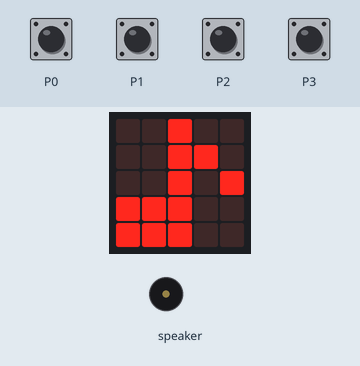
Simulated run of this program. Board: Calliope mini (MakeCode). On the bench: the board's 5×5 LED display, buzzer (waves = sounding). Inputs (shaded band) come from the test bench.

Above: at 1.8 s.
1.9 s: touch pin P0 pressed for 0.15 s
At 2.02 s:
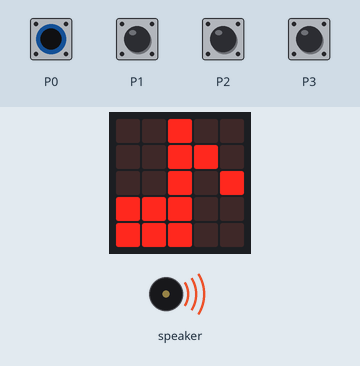
Timing chart, 0 to 4.9 s (numbered marks = the images above; inputs shaded):
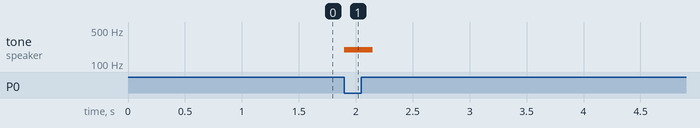

Measured:
- after the input at 1.9 s, tone on speaker: silent → 196 Hz at once, → silent 0.25 s later

The program:

main.ts
```typescript
input.onPinTouchEvent(TouchPin.P1, input.buttonEventDown(), function () {
    music.playTone(247, music.beat(BeatFraction.Half))
})
input.onPinTouchEvent(TouchPin.P0, input.buttonEventDown(), function () {
    music.playTone(196, music.beat(BeatFraction.Half))
})
input.onPinTouchEvent(TouchPin.P2, input.buttonEventDown(), function () {
    music.playTone(294, music.beat(BeatFraction.Half))
})
input.onPinTouchEvent(TouchPin.P3, input.buttonEventDown(), function () {
    music.playTone(392, music.beat(BeatFraction.Half))
})
basic.showIcon(IconNames.EighthNote)
```

test.ts
```typescript
// Hier kann man Tests durchführen; diese Datei wird nicht kompiliert, wenn dieses Paket als Erweiterung verwendet wird.
```
